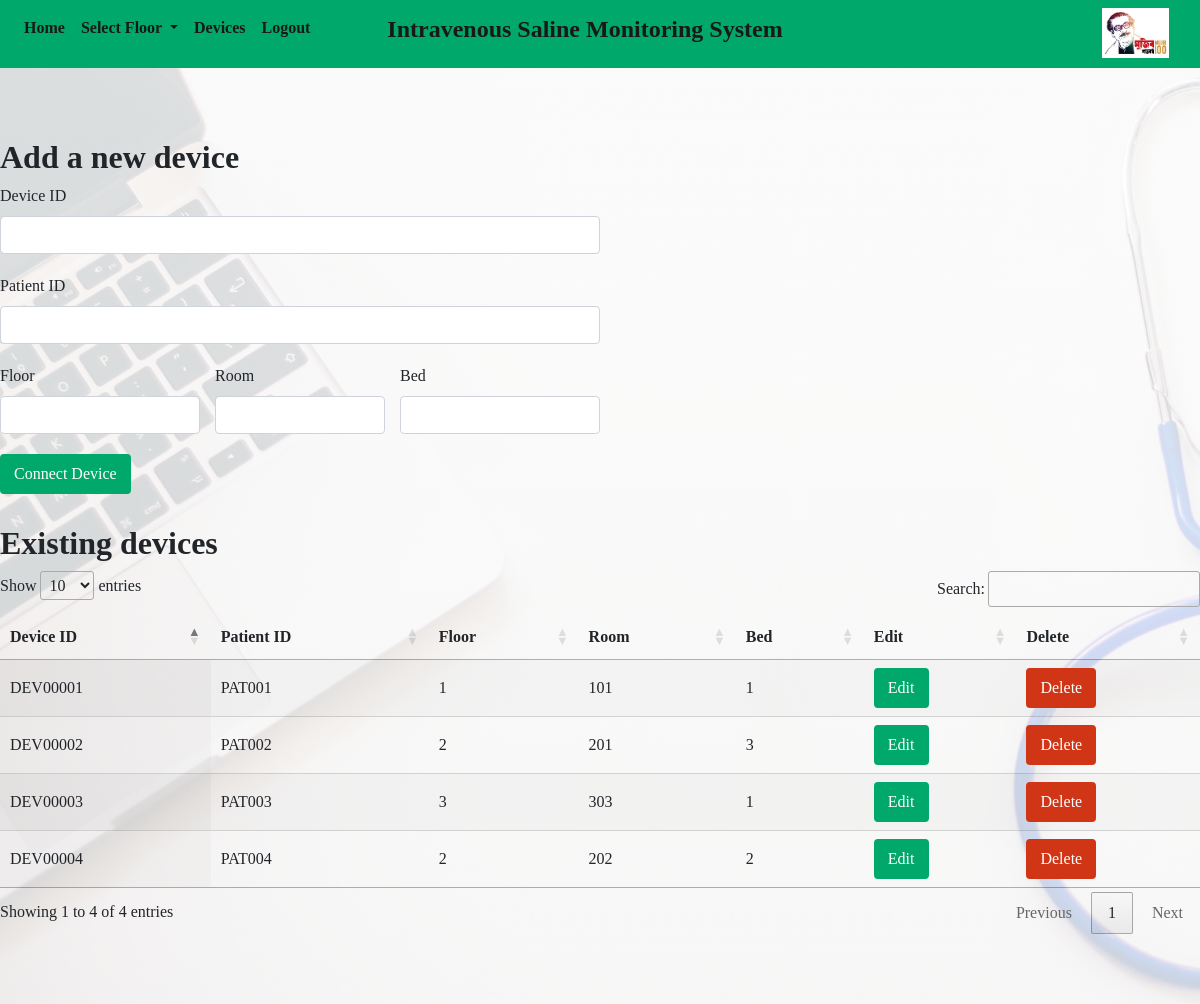
/devices/ (signed in), run on an earlier commit of the app's database.
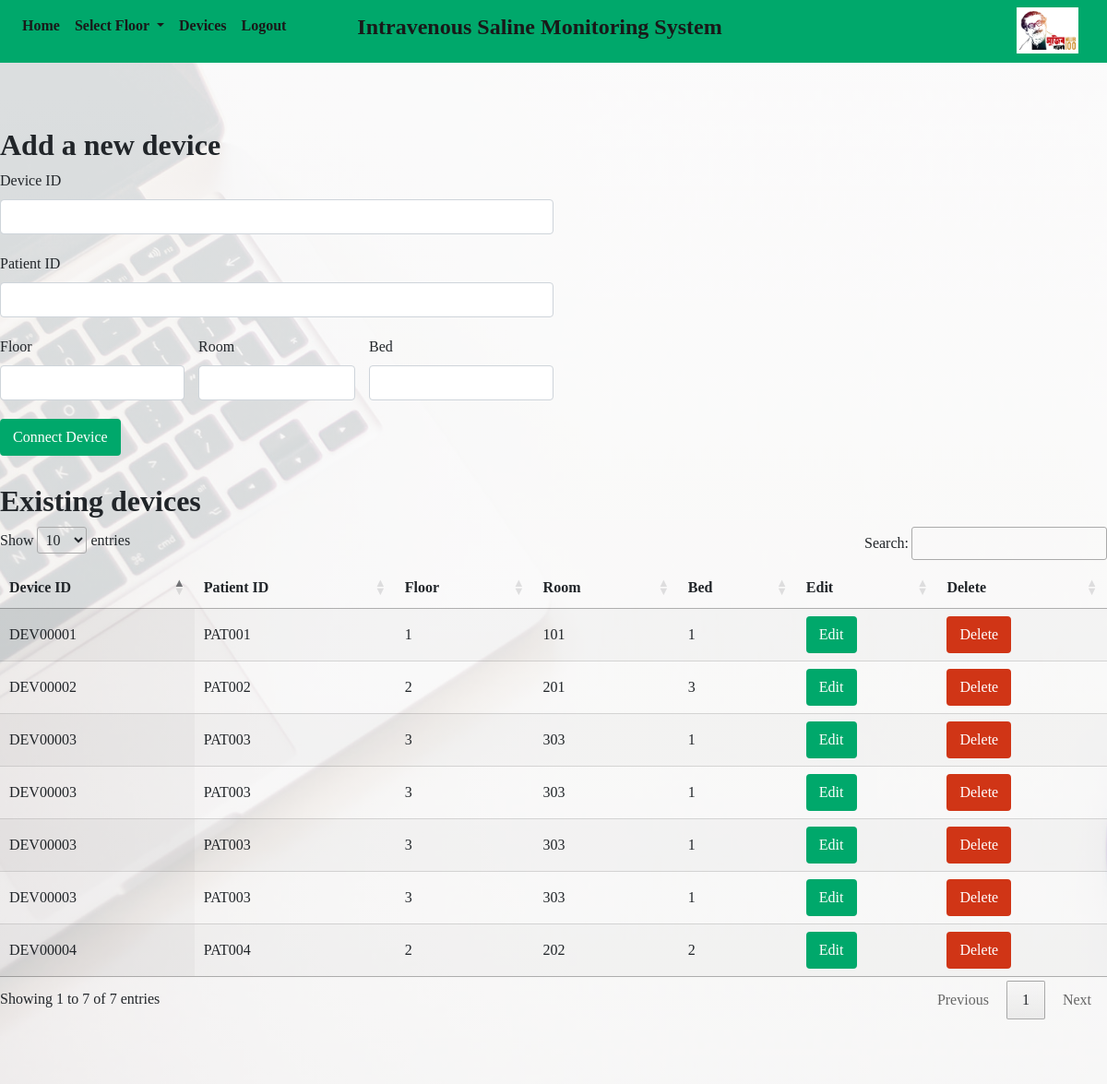
And on a later commit of the database.
### main/models.py (models this page shows, shortened)
class patient(models.Model):
	floor = models.IntegerField(default=0)
	room = models.IntegerField(default=0)
	bed_no = models.IntegerField(default=0)
	percentage = models.IntegerField(default=100)
	device_id =  models.CharField(max_length=50, null=True, blank=True)
	status = models.IntegerField(default = 1)
	buzzer_status = models.IntegerField(default = 5)
	patient_id =  models.CharField(max_length=50, null=True, blank=True)
	saline_info =  models.CharField(max_length=50, null=True, blank=True)

### main/views.py (the view, shortened to what this page needs)
# urls.py: path('devices/', views.devices, name='devices'),
@login_required
def devices(request):
	return render(request, template_name='devices.html',
				context={"patients":patient.objects.all})

### templates/devices.html (shortened to what this page needs)
{% load static %}
{% include "header.html" %}
{% include "navbar.html" %}
<link rel="stylesheet" href="https://cdn.datatables.net/1.10.20/css/jquery.dataTables.min.css">
<link rel="stylesheet" href="https://cdn.datatables.net/responsive/2.2.3/css/responsive.bootstrap4.min.css">
<body>
	<div class="section">
		<div class="container-1200px" >
			<h2 class="bold-text padding-15px-mobile">Add a new device</h2>
			<form style="max-width:600px;margin-bottom:30px;" class="padding-15px-mobile" action="/devices/" method="POST"> {% csrf_token %}
				<div class="form-group">
				    <label for="device">Device ID</label>
				    <input type="text" class="form-control" name="device_id" style="margin-bottom: 20px;" id="input_device">
				    <label for="patient">Patient ID</label>
				    <input type="text" class="form-control" name="patient_id" style="margin-bottom: 20px;" id="input_patient">
				    <div class="row no-margin" style="margin-bottom: 20px;">
				    	<div class="col-4 no-padding">
						    <label for="floor">Floor</label>
						    <input type="number" class="form-control" name="floor" id="input_floor">
						</div>
				    	<div class="col-4">
						    <label for="room">Room</label>
						    <input type="number" class="form-control" name="room" id="input_room">
						</div>
				    	<div class="col-4 no-padding">
						    <label for="bed">Bed</label>
						    <input type="number" class="form-control" name="bed_no" id="input_bed_no">
						</div>
					</div>
					<button type="submit" class="btn adv-sal-green-background white white-background-hover adv-sal-green-hover adv-sal-green-border">Connect Device</button>
				</div>
			</form>
			<h2 class="bold-text">Existing devices</h2>
			<table id="devices-table" class="display" style="width:100%;">
				<thead>
		            <tr>
		                <th>Device ID</th>
		                <th>Patient ID</th>
		                <th>Floor</th>
		                <th>Room</th>
		                <th>Bed</th>
		                <th>Edit</th>
		                <th>Delete</th>
		            </tr>
	        	</thead>
	        	<tbody>
		                {%for p in patients %}
		                	<tr>
				                <td>{{p.device_id}}</td>
				                <td>{{p.patient_id}}</td>
				                <td>{{p.floor}}</td>
				                <td>{{p.room}}</td>
				                <td>{{p.bed_no}}</td>
				                <td>
				                		<button type="submit" id="edit{{p.device_id}}" class="btn adv-sal-green-background white white-background-hover adv-sal-green-hover adv-sal-green-border">Edit</button>
				                </td>
				                <td>
				                	<form action="/devices/" method="POST"> {% csrf_token %}
				                		<button type="submit" onclick="alert('You are about to DELETE a device!!!')" name="delete" value={{p.device_id}} class="btn adv-sal-red-background white white-background-hover adv-sal-red-hover adv-sal-red-border">Delete</button>
				                	</form>
				                </td>
							</tr>
			            {% endfor %}
		        </tbody>
	    	</table>
		</div>
	</div>
</body>

### templates/header.html (shortened to what this page needs)
{% load static %}
{% block content %}
<!DOCTYPE html>
<html>
<head>
    <link rel="stylesheet" href="{% static 'bootstrap/bootstrap.min.css' %}" >
	<link href="{% static 'css/layout.css' %}" rel="stylesheet">
	<link href="{% static 'css/text.css' %}" rel="stylesheet">
	<link href="{% static 'css/color.css' %}" rel="stylesheet">
    <link rel="stylesheet" href="{% static 'css/progressbar.css' %}">
</head>
{% endblock %}

### templates/navbar.html (shortened to what this page needs)
{% load static %}
<nav class="navbar navbar-expand-lg sticky-top adv-sal-green-background">
  <div class="row" style="width:100%;">
    <div class="col-2 col-lg-3">
      <div class="collapse navbar-collapse" id="navbarNavDropdown">
        <ul class="navbar-nav">
          <li class="nav-item active">
            <a class="nav-link dark-grey bold-text" href="/">Home <span class="sr-only">(current)</span></a>
          </li>
          <li class="nav-item dropdown">
            <a class="nav-link dark-grey bold-text dropdown-toggle" href="#" id="navbarDropdownMenuLink" data-toggle="dropdown" aria-haspopup="true" aria-expanded="false">
              Select Floor
            </a>
          </li>
          <li class="nav-item">
              <a class="nav-link dark-grey bold-text" href="/devices">Devices</a>
          </li>
          <li class="nav-item">
              <a class="nav-link dark-grey bold-text" href="{% url 'logout' %}">Logout</a>
          </li>
        </ul>
      </div>
    </div>
    <div class="col-10 col-lg-6 site-title-container" >
      <h4 class="dark-grey bold-text text-right text-center" style="margin-bottom: 0px;margin-top: 7px;">Intravenous Saline Monitoring System</p>
    </div>
    <div class="col-3 d-none d-lg-block text-right p-0" >
      <img src="{% static 'images/mujib_100.jpg' %}" style="height:50px;">
    </div>
  </div>
</nav>

### static/css/layout.css (style rules this page uses)
.container-1200px { max-width:1200px; margin:0 auto; }
.section { padding-top:70px; padding-bottom:70px; position:relative; }
.no-margin { margin-left: 0px!important; margin-right: 0px!important; }
.no-padding { padding-left:0px!important; padding-right:0px!important; }

### static/css/text.css (style rules this page uses)
body,h1,h2,h3,h4,h5,h6 { font-family:Poppins; }
h1,h2, .bold-text { font-weight:700; }

### static/css/color.css (style rules this page uses)
.adv-sal-green-background, .adv-sal-green-background-hover:hover { background-color:#00A86B; }
.adv-sal-green-border,.adv-sal-green-border-hover:hover { border: 2px solid #00A86B; }
.adv-sal-red-background, .adv-sal-red-background-hover:hover { background-color:#d03516; }
.adv-sal-red-border,.adv-sal-red-border-hover:hover { border: 2px solid #d03516; }
.white, .white-hover:hover { color:#fff; }
.dark-grey, .dark-grey-hover:hover { color:#191919; }

### templates/header.html (style rules this page uses)
.section { background-image: linear-gradient(to bottom, rgba(255, 255, 255, 0.85), rgba(255, 255, 255, 0.8)), url(/static/images/bg.jpg); background-size: cover; background-repeat: no-repeat; min-height: calc(100vh - 147px); }

What changed in the data, as far as the page shows it:
added patient: device_id "DEV00003", patient_id "PAT003", floor "3", room "303", bed_no "1"
added patient: device_id "DEV00003", patient_id "PAT003", floor "3", room "303", bed_no "1"
added patient: device_id "DEV00003", patient_id "PAT003", floor "3", room "303", bed_no "1"
Also different on the page:
text written by a page script: "Show entries Search: Showing 1 to 4 of 4 entries Previous 1 Next" → "Show entries Search: Showing 1 to 7 of 7 entries Previous 1 Next"
